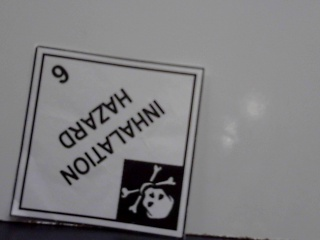
#> input picture Old/Hazmat Jetson/screencapture.jpg, 320 x 240 px
$ python otsuSquare.py --image screencapture.jpg   (older library calls are emulated)
#> lines starting #> are read from the running program, lines starting #| are printed output that depends on the picture; after the words box and inside, x2 and y2 are one past the last pixel; in counts of white or black regions, pixels touching at a corner belong together; long printed decimals are rounded
from __future__ import print_function
import numpy as np
import argparse
import mahotas
import cv2

ap = argparse.ArgumentParser()
ap.add_argument("-i", "--image", required = True,
    help = "Path to the image")
args = vars(ap.parse_args())

img = cv2.imread(args["image"])
#> img is the input picture: shape (240, 320, 3); mean B, G, R 126.5, 124.7, 125.4
img = cv2.cvtColor(img, cv2.COLOR_BGR2GRAY)
#> img: shape (240, 320)
blurred = cv2.GaussianBlur(img, (5, 5), 0)
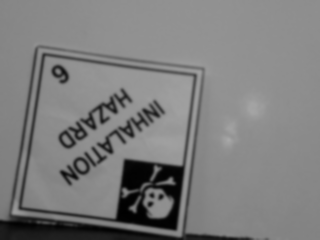
#> blurred: shape (240, 320); min 0, max 168, mean 125.1
cv2.imshow("image", img)

T = mahotas.thresholding.otsu(blurred)
#> T = 89
print("tsu's threshold: {}.format(T)")
thresh = img.copy()
thresh[thresh > T] = 255
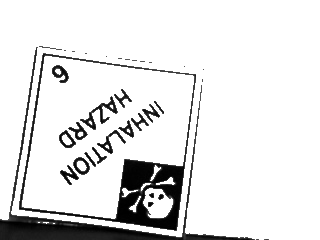
#> thresh: shape (240, 320); min 0, max 255, mean 226.4
thresh[thresh < 255] = 0
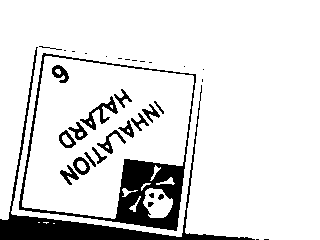
#> thresh: shape (240, 320); 87.3% white; 34 black regions (14 under 20 px), largest, box (x1, y1, x2, y2) and area: (19, 53, 196, 231) 4137, (0, 47, 255, 240) 3683, (80, 96, 118, 130) 332
img = cv2.bitwise_not(thresh)
#> img: shape (240, 320); 12.7% white; 34 white regions (14 under 20 px)
cv2.imshow("test", img)

ret,thresh = cv2.threshold(img,50,255,0)
contours,hierarchy = cv2.findContours(thresh, 1, 2)
#> contours = 52 contours, 26 with area under 20; largest, box (x1, y1, x2, y2) and area: (19, 53, 196, 231) 24426, (21, 55, 195, 220) 19990, (0, 47, 255, 240) 3112, (142, 187, 174, 219) 703, (80, 96, 118, 130) 272
print("Number of contours detected:", len(contours))
#| Number of contours detected: 52

for cnt in contours:
   x1,y1 = cnt[0][0]
   approx = cv2.approxPolyDP(cnt, 0.01*cv2.arcLength(cnt, True), True)
   if len(approx) == 4:
      x, y, w, h = cv2.boundingRect(cnt)
      ratio = float(w)/h
      if w > 3:
        if ratio >= 0.8 and ratio <= 1.2:
            print("Length of w:",w)
            print("Ratio:", ratio)
            img = cv2.drawContours(thresh, [cnt], -1, (0,255,255), 3)
            cv2.putText(img, 'Square', (x1, y1), cv2.FONT_HERSHEY_SIMPLEX, 1.0, (255, 255, 0), 2)
#> this loop made 52 passes
#> (x1, y1, approx, x, y, w, h, ratio) on pass 48: (43, 53, [[43, 53], [19, 209], [176, 230], [195, 74]], 19, 53, 177, 178, 0.994)
#> (x1, y1) on passes 3 to 8: (52, 223), (42, 222), (37, 222), (148, 202), (138, 196), (160, 194)
#| Length of w: 177
#| Ratio: 0.9944
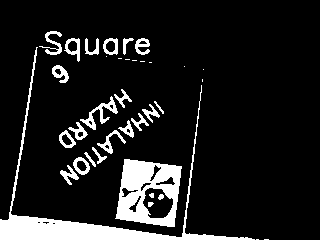
#> img: shape (240, 320); 11.9% white; 36 white regions (11 under 20 px), largest, box (x1, y1, x2, y2) and area: (0, 47, 255, 240) 3683, (115, 159, 182, 227) 2679, (80, 96, 118, 130) 332
cv2.imshow("Shapes", img)

cv2.waitKey(0)
